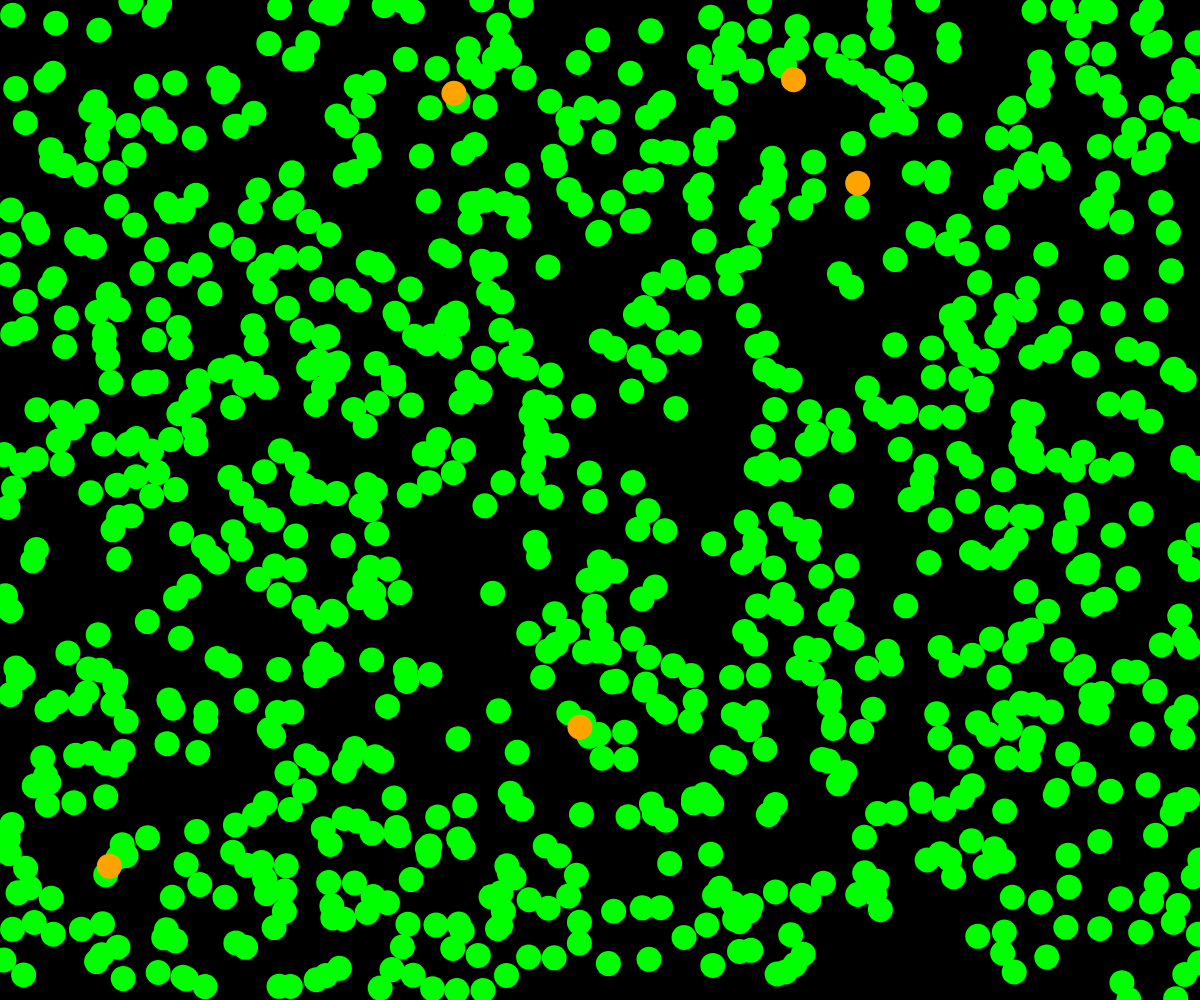
Frame 1 (no input)
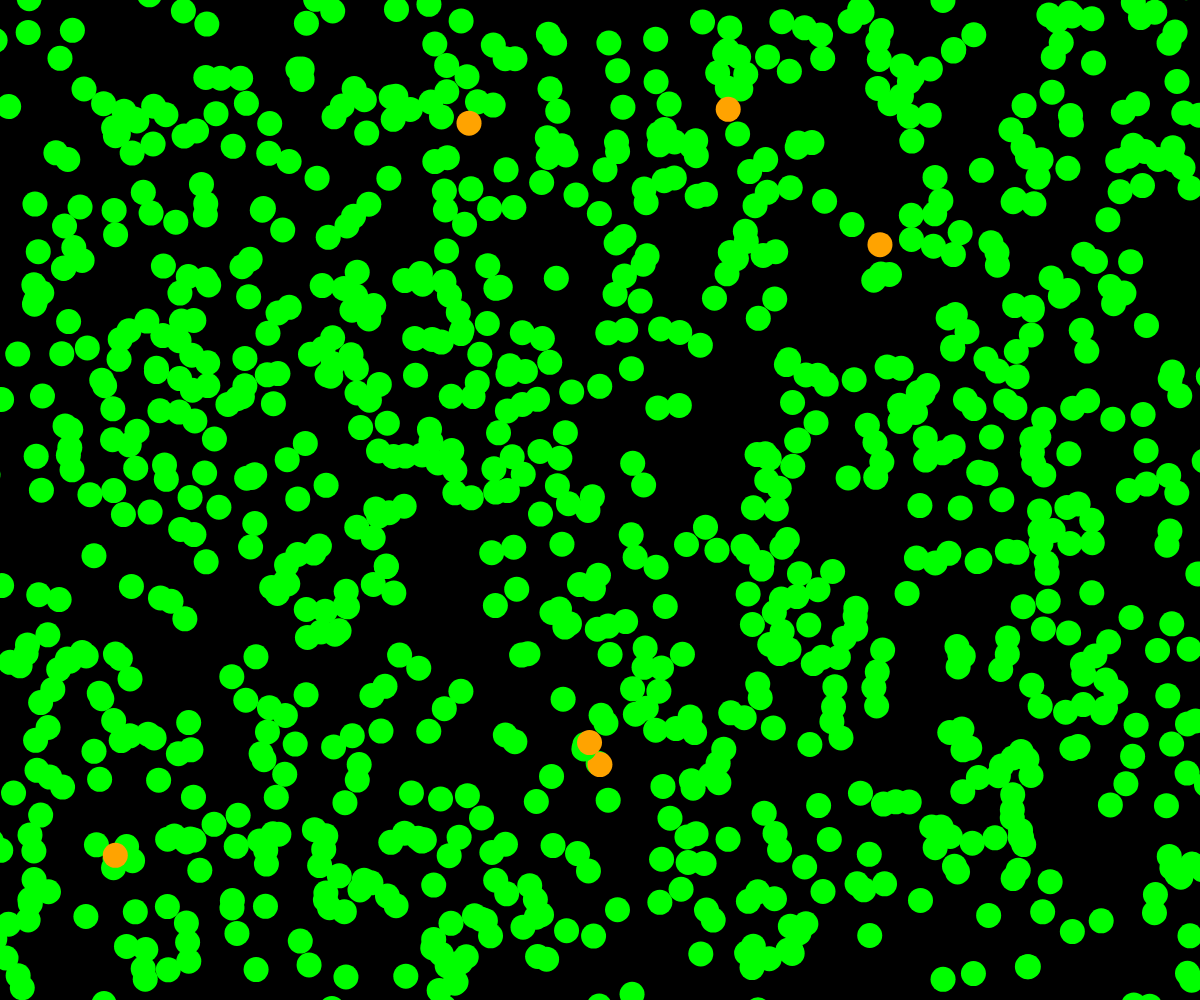
Frame 60 (no input)
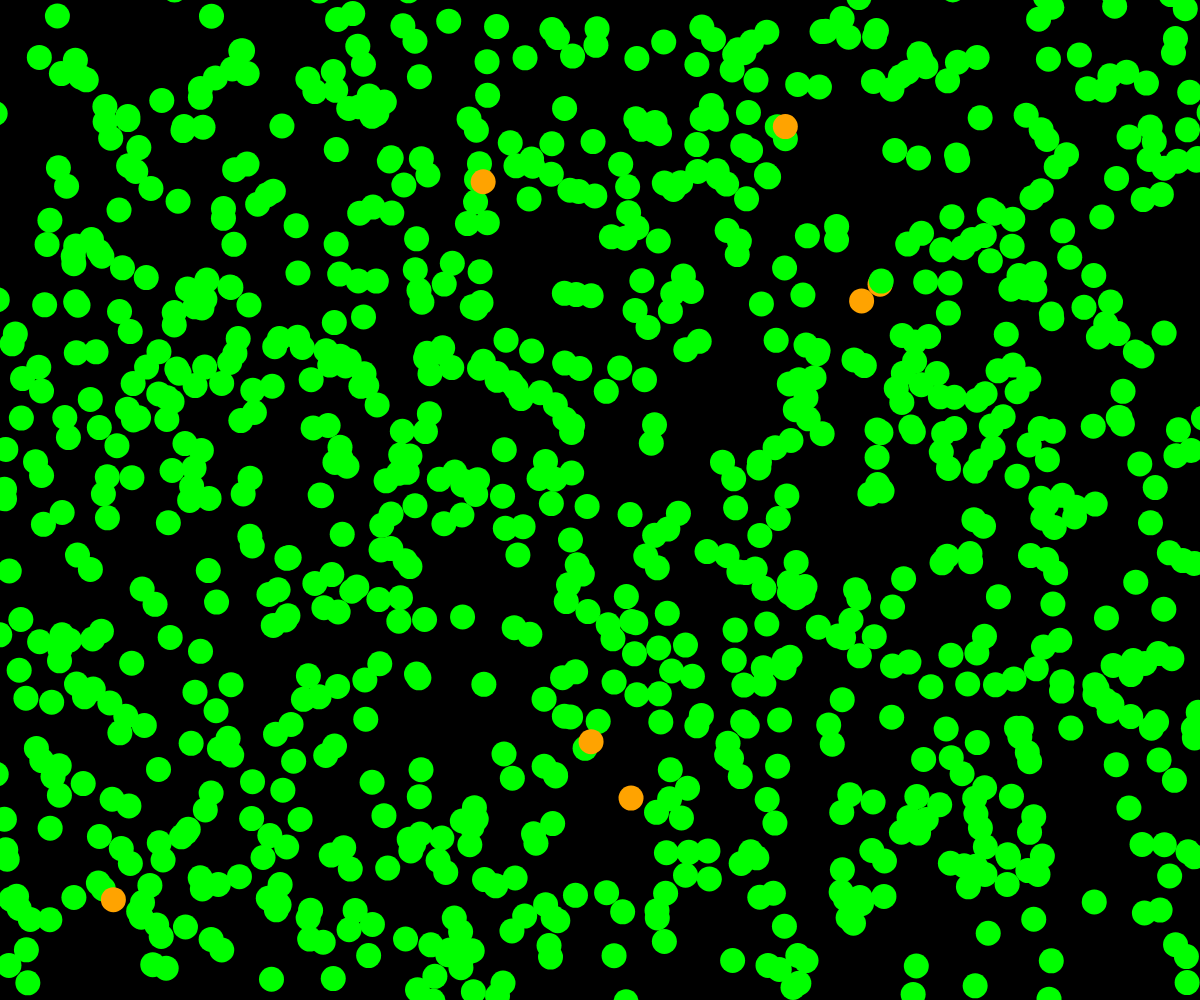
Frame 120 (the mouse pressed at the canvas centre since frame 60)

The p5.js sketch that drew these frames (run headless with seeded random() and noise() and a simulated clock; from frame 60 on, the mouse is pressed at the canvas centre):

// p5.js sketch
// ── sketch.js
// canvas variable
let canvasWidth, canvasHeight;

// subject variables
let subjectsArray = [];
let subjectIDCounter = 0;
let subjectSize = 25;
let subjectSpeedLower = 0.5;
let subjectSpeedUpper = 2.5;

// overall subject stats variables
let numberOfUninfectedSubjects = 1000;
let numberOfInfectedSubjects = 5;
let numberOfRecoveredSubjects = 0;
let numberOfDeadSubjects = 0;

// disease variables
let infectionRate = 10;
let infectionDistance = subjectSize;
let infectedToRecoveredDurationLower = 750;
let infectedToRecoveredDurationUpper = 1250;
let mortalityRate = 20;

let xvalueCounter = 0;
let yvalueCounter = 0;

function setup() {
   canvasWidth = windowWidth;
   canvasHeight = windowHeight;

   createCanvas(canvasWidth, canvasHeight);
   noStroke();
   imageMode(CENTER);
   noiseDetail(24);

   for (let i = 0; i < numberOfUninfectedSubjects; i++) {
      subjectsArray.push(new Subject(subjectIDCounter, "uninfected", random(width), random(height), subjectSize, random(1000000), random(1000000)));
      subjectIDCounter++;
   }

   for (let i = 0; i < numberOfInfectedSubjects; i++) {
      subjectsArray.push(new Subject(subjectIDCounter, "infected", random(width), random(height), subjectSize, random(1000000), random(1000000)));
      subjectIDCounter++;
   }

   // create triedInfectedArray for each subject
   for (let i = 0; i < subjectsArray.length; i++) {
      subjectsArray[i].createTriedInfectedArray();
   }
}
 
function draw() {
   background(0);
   // console.log(xvalueCounter, yvalueCounter);

   for (let i = 0; i < subjectsArray.length; i++) {
      subjectsArray[i].stateColor();
      subjectsArray[i].display();
      subjectsArray[i].move();

      if (subjectsArray[i].state == "infected") {
         subjectsArray[i].infectOthers();
         subjectsArray[i].infectedToRecoveredOrDeath();
      }
   }

   computeStats();
}
 
class Subject {
   constructor(id, state, xPos, yPos, size, xnoise, ynoise) {
      this.id = id;
      this.state = state;
      this.xPos = xPos;
      this.yPos = yPos;
      this.size = size;
      this.xnoise = xnoise;
      this.ynoise = ynoise;
      this.infectedCounter = 0;
      this.triedInfectedArray = [];
      this.infectedToRecoveredDuration = random(infectedToRecoveredDurationLower, infectedToRecoveredDurationUpper);
      this.speed = random(subjectSpeedLower, subjectSpeedUpper);

      if (this.state == "infected") {
         this.abilityToRecover = this.recoveryOrDeath();
      }
   }

   createTriedInfectedArray() {
      for (let i = 0; i < subjectsArray.length; i++) {
         if (this.id != i) {
            this.triedInfectedArray.push("no");
         }

         else {
            this.triedInfectedArray.push("me");
         }
      }
   }

   stateColor() {
      if (this.state == "uninfected") {
         this.r = 0;
         this.g = 255;
         this.b = 0;
      }

      else if (this.state == "infected") {
         this.r = 255;
         this.g = 163;
         this.b = 0;
      }

      else if (this.state == "recovered") {
         this.r = 0;
         this.g = 0;
         this.b = 255;
      }

      fill(this.r, this.g, this.b);
   }

   display() {
      if (this.state != "dead") {
         ellipse(this.xPos, this.yPos, this.size, this.size);
      }
   }

   move() {
      // get a value between 0 and 1 from a Perlin noise graph based on xnoise
      let xvalue = noise(this.xnoise);

      // map xvalue to xmove
      let xmove = map(xvalue, 0, 1, -this.speed, this.speed);
      xvalueCounter += xmove;

      // change xPos based on xmove
      this.xPos += xmove;

      // change xnoise by a small amount
      this.xnoise += 0.01

      // get a value between 0 and 1 from a Perlin noise graph based on ynoise
      let yvalue = noise(this.ynoise);

      // map yvalue to ymove
      let ymove = map(yvalue, 0, 1, -this.speed, this.speed);
      yvalueCounter += ymove;

      // change yPos based on ymove
      this.yPos += ymove;

      // change ynoise by a small amount
      this.ynoise += 0.01

      // contain the subjects
      if (this.xPos > canvasWidth + this.size * 2) {
         this.xPos = canvasWidth + this.size * 2;
      }

      if (this.xPos < -this.size * 2) {
         this.xPos = -this.size * 2;
      }

      if (this.yPos > canvasHeight + this.size * 2) {
         this.yPos = canvasHeight + this.size * 2;
      }

      if (this.yPos < -this.size * 2) {
         this.yPos = -this.size * 2;
      }
   }

   infectOthers() {
      for (let i = 0; i < subjectsArray.length; i++) { 
         // if it's not the subject itself and the subject is state is not already infected or recovered or dead
         if (this.id != i && subjectsArray[i].state != "infected" && subjectsArray[i].state != "recovered" && subjectsArray[i].state != "dead") {
            // if another subject touches the infected subject and no infect attempt was made 
            if (dist(this.xPos, this.yPos, subjectsArray[i].xPos, subjectsArray[i].yPos) <= infectionDistance && this.triedInfectedArray[i] == "no") {
               this.triedInfectedArray[i] = "yes";
               let num = random(100);

               if (num < infectionRate) {
                  subjectsArray[i].state = "infected";
                  subjectsArray[i].abilityToRecover = subjectsArray[i].recoveryOrDeath();
               }
            }
         }
      }
   }

   infectedToRecoveredOrDeath() {
      this.infectedCounter++;

      if (this.abilityToRecover == "yes") {
         if (this.infectedCounter >= this.infectedToRecoveredDuration) {
            this.state = "recovered";
         }
      }

      else if (this.abilityToRecover == "no") {
         if (this.infectedCounter >= this.infectedToRecoveredDuration) {
            this.state = "dead";
            numberOfDeadSubjects++;
         }
      }
   }

   recoveryOrDeath() {
      let num = random(100);

      if (num < mortalityRate) {
         this.abilityToRecover = "no";
      }

      else {
         this.abilityToRecover = "yes";
      }

      return this.abilityToRecover;
   }
}

function computeStats() {
   numberOfUninfectedSubjects = 0;
   numberOfInfectedSubjects = 0;
   numberOfRecoveredSubjects = 0;

   for (let i = 0; i < subjectsArray.length; i++) {
      if (subjectsArray[i].state == "uninfected") {
         numberOfUninfectedSubjects++;
      }

      else if (subjectsArray[i].state == "infected") {
         numberOfInfectedSubjects++;
      }

      else if (subjectsArray[i].state == "recovered") {
         numberOfRecoveredSubjects++;
      }
   }

   console.log("Uninfected:", numberOfUninfectedSubjects);
   console.log("Infected:", numberOfInfectedSubjects);
   console.log("Recovered:", numberOfRecoveredSubjects);
   console.log("Dead:", numberOfDeadSubjects);
}
